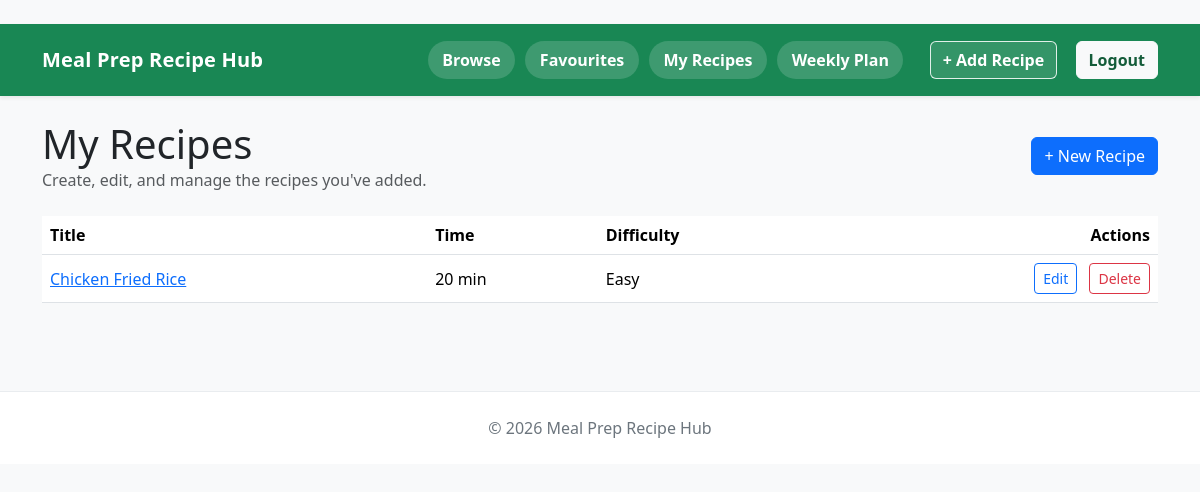
The page /my-recipes/ (signed in) on the database as committed earlier.
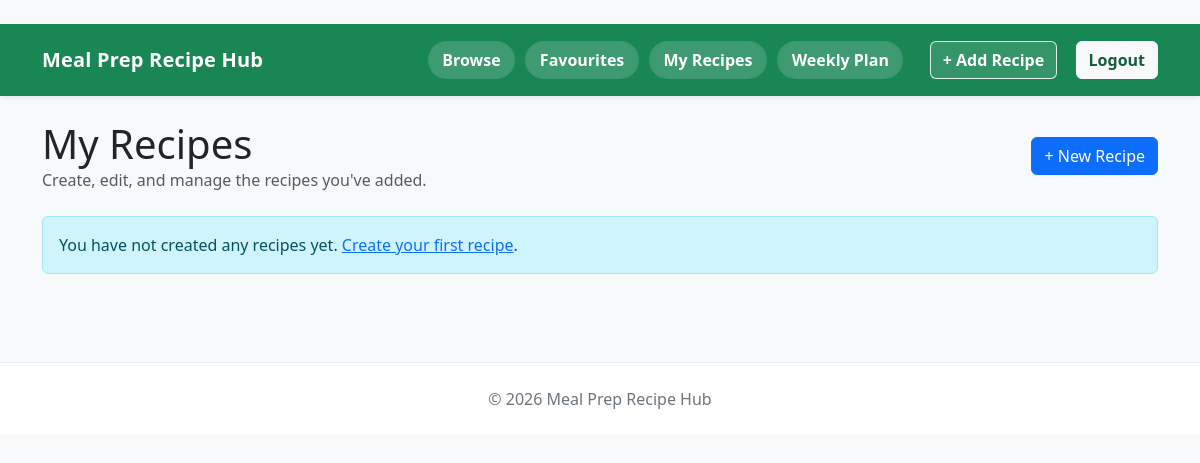
The same page on the database as committed later.
### recipes/models.py (models this page shows, shortened)
class Recipe(models.Model):
    title = models.CharField(max_length=200)
    image = models.ImageField(upload_to='recipe_images/', null=True, blank=True)
    ingredients = models.TextField()
    steps = models.TextField()
    cooking_time = models.PositiveIntegerField()
    DIFFICULTY_CHOICES = [
        ("Easy", "Easy"),
        ("Medium", "Medium"),
        ("Hard", "Hard"),
    ]
    difficulty = models.CharField(
        max_length=10,
        choices=DIFFICULTY_CHOICES
    )
    creator = models.ForeignKey(User, on_delete=models.CASCADE)
    view_count = models.PositiveIntegerField(default=0)
    created_at = models.DateTimeField(auto_now_add=True)
    @property
    def time_mins(self):
        return self.cooking_time

### recipes/views.py (the view)
# urls.py: path('my-recipes/', views.my_recipes, name='my_recipes'),
@login_required
def my_recipes(request):
    recipes = Recipe.objects.filter(creator=request.user).order_by('-created_at')
    return render(request, 'recipes/my_recipes.html', {
        'recipes': recipes,
    })

### templates/recipes/my_recipes.html (shortened to what this page needs)
﻿{% extends 'base.html' %}
{% block content %}
<div class="d-flex justify-content-between align-items-center mb-4">
    <div>
        <h1 class="mb-0">My Recipes</h1>
        <p class="text-muted mb-0">Create, edit, and manage the recipes you've added.</p>
    </div>
    <a href="{% url 'create_recipe' %}" class="btn btn-primary">+ New Recipe</a>
</div>
{% if recipes %}
    <div class="table-responsive">
        <table class="table table-hover align-middle">
            <thead>
                <tr>
                    <th>Title</th>
                    <th>Time</th>
                    <th>Difficulty</th>
                    <th class="text-end">Actions</th>
                </tr>
            </thead>
            <tbody>
                {% for recipe in recipes %}
                    <tr>
                        <td><a href="{% url 'recipe_detail' recipe.id %}">{{ recipe.title }}</a></td>
                        <td>{{ recipe.time_mins }} min</td>
                        <td>{{ recipe.difficulty }}</td>
                        <td class="text-end">
                            <a href="{% url 'edit_recipe' recipe.id %}" class="btn btn-sm btn-outline-primary me-2">Edit</a>
                            <a href="{% url 'delete_recipe' recipe.id %}" class="btn btn-sm btn-outline-danger">Delete</a>
                        </td>
                    </tr>
                {% endfor %}
            </tbody>
        </table>
    </div>
{% else %}
    <div class="alert alert-info">You have not created any recipes yet. <a href="{% url 'create_recipe' %}">Create your first recipe</a>.</div>
{% endif %}
{% endblock %}

### templates/base.html (shortened to what this page needs)
{% load static %}
<!DOCTYPE html>
<html lang="en">
<head>
    <link href="https://cdn.jsdelivr.net/npm/bootstrap@5.3.3/dist/css/bootstrap.min.css" rel="stylesheet">
    <link rel="stylesheet" href="{% static 'css/style.css' %}?v=20260325-2">
</head>
<body>
    {% include 'includes/navbar.html' %}
    <main class="container py-4">
        {% block content %}
        {% endblock %}
    </main>
    {% include 'includes/footer.html' %}
</body>
</html>

### templates/includes/navbar.html (shortened to what this page needs)
<nav class="navbar navbar-expand-lg navbar-dark bg-success shadow-sm py-3 custom-navbar">
    <div class="container">
        <a class="navbar-brand fw-bold text-white" href="{% url 'recipe_list' %}">Meal Prep Recipe Hub</a>
        <div class="collapse navbar-collapse" id="mainNav">
            <ul class="navbar-nav ms-auto align-items-lg-center">
                <li class="nav-item">
                    <a class="nav-link text-white fw-semibold" href="{% url 'recipe_list' %}">Browse</a>
                </li>
                <li class="nav-item">
                    <a class="nav-link text-white fw-semibold" href="{% url 'my_favourites' %}">Favourites</a>
                </li>
                <li class="nav-item">
                    <a class="nav-link text-white fw-semibold" href="{% url 'my_recipes' %}">My Recipes</a>
                </li>
                <li class="nav-item">
                    <a class="nav-link text-white fw-semibold" href="{% url 'weekly_plan' %}">Weekly Plan</a>
                </li>
                {% if user.is_authenticated %}
                    <li class="nav-item ms-lg-3">
                        <a class="btn btn-outline-light" href="{% url 'create_recipe' %}">+ Add Recipe</a>
                    </li>
                    <li class="nav-item ms-lg-2">
                        <a class="btn btn-light" href="{% url 'logout' %}?next={{ request.path }}">Logout</a>
                    </li>
                {% endif %}
            </ul>
        </div>
    </div>
</nav>

### templates/includes/footer.html
<footer class="footer mt-5 py-4">
    <div class="container text-center">
        <p class="mb-0">© 2026 Meal Prep Recipe Hub</p>
    </div>
</footer>

### static/css/style.css (style rules this page uses)
body { background-color: #f8f9fa; color: #212529; }
.navbar.custom-navbar { background-color: #198754 !important; box-shadow: 0 6px 18px rgba(25, 135, 84, 0.16); }
.navbar.custom-navbar .navbar-brand { color: #ffffff; letter-spacing: 0.01em; }
.navbar.custom-navbar .nav-link { color: #ffffff !important; font-weight: 600; padding: 0.45rem 0.9rem !important; border-radius: 999px; background-color: rgba(255, 255, 255, 0.16); transition: background-color 0.2s ease, transform 0.2s ease; }
.navbar.custom-navbar .btn-outline-light { color: #ffffff; border-color: rgba(255, 255, 255, 0.85); background-color: rgba(255, 255, 255, 0.12); font-weight: 600; }
.navbar.custom-navbar .btn-light { color: #145c3a; font-weight: 700; }
.navbar.custom-navbar .navbar-nav { gap: 0.65rem; }
.footer { background-color: #ffffff; border-top: 1px solid #e9ecef; color: #6c757d; }

Rows that differ between the two databases and show on the page:
no longer on this page (row edited): Recipe: title "Chicken Fried Rice", time_mins "20", difficulty "Easy"
Other text that changed with them:
text no longer shown: "Title Time Difficulty Actions"
text now shown: "You have not created any recipes yet. Create your first recipe ."
